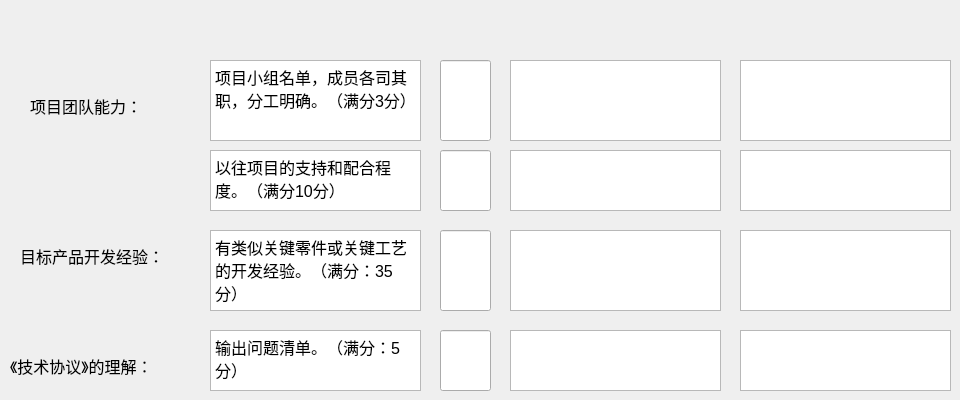
           <widget class="QWidget" name="tab">
            <attribute name="title">
             <string>Tab 1</string>
            </attribute>
            <widget class="QTextBrowser" name="textBrowser">
             <property name="geometry">
              <rect>
               <x>210</x>
               <y>60</y>
               <width>211</width>
               <height>81</height>
              </rect>
             </property>
             <property name="html">
              <string>&lt;!DOCTYPE HTML PUBLIC &quot;-//W3C//DTD HTML 4.0//EN&quot; &quot;http://www.w3.org/TR/REC-html40/strict.dtd&quot;&gt;
&lt;html&gt;&lt;head&gt;&lt;meta name=&quot;qrichtext&quot; content=&quot;1&quot; /&gt;&lt;style type=&quot;text/css&quot;&gt;
p, li { white-space: pre-wrap; }
&lt;/style&gt;&lt;/head&gt;&lt;body style=&quot; font-family:'SimSun'; font-size:9pt; font-weight:400; font-style:normal;&quot;&gt;
&lt;p style=&quot; margin-top:0px; margin-bottom:0px; margin-left:0px; margin-right:0px; -qt-block-indent:0; text-indent:0px;&quot;&gt;&lt;span style=&quot; font-size:12pt;&quot;&gt;项目小组名单，成员各司其职，分工明确。（满分3分）&lt;/span&gt;&lt;/p&gt;&lt;/body&gt;&lt;/html&gt;</string>
             </property>
            </widget>
            <widget class="QLabel" name="label_97">
             <property name="geometry">
              <rect>
               <x>30</x>
               <y>90</y>
               <width>181</width>
               <height>31</height>
              </rect>
             </property>
             <property name="font">
              <font>
               <family>Adobe Devanagari</family>
               <pointsize>12</pointsize>
              </font>
             </property>
             <property name="text">
              <string>项目团队能力：</string>
             </property>
            </widget>
            <widget class="QLineEdit" name="exTechM1">
             <property name="geometry">
              <rect>
               <x>440</x>
               <y>60</y>
               <width>51</width>
               <height>81</height>
              </rect>
             </property>
            </widget>
            <widget class="QTextEdit" name="exTechDesF1">
             <property name="geometry">
              <rect>
               <x>510</x>
               <y>60</y>
               <width>211</width>
               <height>81</height>
              </rect>
             </property>
            </widget>
            <widget class="QTextEdit" name="exTechDesA1">
             <property name="geometry">
              <rect>
               <x>740</x>
               <y>60</y>
               <width>211</width>
               <height>81</height>
              </rect>
             </property>
            </widget>
            <widget class="QTextBrowser" name="textBrowser_2">
             <property name="geometry">
              <rect>
               <x>210</x>
               <y>150</y>
               <width>211</width>
               <height>61</height>
              </rect>
             </property>
             <property name="html">
              <string>&lt;!DOCTYPE HTML PUBLIC &quot;-//W3C//DTD HTML 4.0//EN&quot; &quot;http://www.w3.org/TR/REC-html40/strict.dtd&quot;&gt;
&lt;html&gt;&lt;head&gt;&lt;meta name=&quot;qrichtext&quot; content=&quot;1&quot; /&gt;&lt;style type=&quot;text/css&quot;&gt;
p, li { white-space: pre-wrap; }
&lt;/style&gt;&lt;/head&gt;&lt;body style=&quot; font-family:'SimSun'; font-size:9pt; font-weight:400; font-style:normal;&quot;&gt;
&lt;p style=&quot; margin-top:0px; margin-bottom:0px; margin-left:0px; margin-right:0px; -qt-block-indent:0; text-indent:0px;&quot;&gt;&lt;span style=&quot; font-size:12pt;&quot;&gt;以往项目的支持和配合程度。（满分10分）&lt;/span&gt;&lt;/p&gt;&lt;/body&gt;&lt;/html&gt;</string>
             </property>
            </widget>
            <widget class="QLineEdit" name="exTechM2">
             <property name="geometry">
              <rect>
               <x>440</x>
               <y>150</y>
               <width>51</width>
               <height>61</height>
              </rect>
             </property>
            </widget>
            <widget class="QTextEdit" name="exTechDesF2">
             <property name="geometry">
              <rect>
               <x>510</x>
               <y>150</y>
               <width>211</width>
               <height>61</height>
              </rect>
             </property>
            </widget>
            <widget class="QTextEdit" name="exTechDesA2">
             <property name="geometry">
              <rect>
               <x>740</x>
               <y>150</y>
               <width>211</width>
               <height>61</height>
              </rect>
             </property>
            </widget>
            <widget class="QLabel" name="label_99">
             <property name="geometry">
              <rect>
               <x>20</x>
               <y>240</y>
               <width>191</width>
               <height>31</height>
              </rect>
             </property>
             <property name="font">
              <font>
               <family>Adobe Devanagari</family>
               <pointsize>12</pointsize>
              </font>
             </property>
             <property name="text">
              <string>目标产品开发经验：</string>
             </property>
            </widget>
            <widget class="QTextBrowser" name="textBrowser_3">
             <property name="geometry">
              <rect>
               <x>210</x>
               <y>230</y>
               <width>211</width>
               <height>81</height>
              </rect>
             </property>
             <property name="html">
              <string>&lt;!DOCTYPE HTML PUBLIC &quot;-//W3C//DTD HTML 4.0//EN&quot; &quot;http://www.w3.org/TR/REC-html40/strict.dtd&quot;&gt;
&lt;html&gt;&lt;head&gt;&lt;meta name=&quot;qrichtext&quot; content=&quot;1&quot; /&gt;&lt;style type=&quot;text/css&quot;&gt;
p, li { white-space: pre-wrap; }
&lt;/style&gt;&lt;/head&gt;&lt;body style=&quot; font-family:'SimSun'; font-size:9pt; font-weight:400; font-style:normal;&quot;&gt;
&lt;p style=&quot; margin-top:0px; margin-bottom:0px; margin-left:0px; margin-right:0px; -qt-block-indent:0; text-indent:0px;&quot;&gt;&lt;span style=&quot; font-size:12pt;&quot;&gt;有类似关键零件或关键工艺的开发经验。（满分：35分）&lt;/span&gt;&lt;/p&gt;&lt;/body&gt;&lt;/html&gt;</string>
             </property>
            </widget>
            <widget class="QLineEdit" name="exTechM3">
             <property name="geometry">
              <rect>
               <x>440</x>
               <y>230</y>
               <width>51</width>
               <height>81</height>
              </rect>
             </property>
            </widget>
            <widget class="QTextEdit" name="exTechDesF3">
             <property name="geometry">
              <rect>
               <x>510</x>
               <y>230</y>
               <width>211</width>
               <height>81</height>
              </rect>
             </property>
            </widget>
            <widget class="QTextEdit" name="exTechDesA3">
             <property name="geometry">
              <rect>
               <x>740</x>
               <y>230</y>
               <width>211</width>
               <height>81</height>
              </rect>
             </property>
            </widget>
            <widget class="QLabel" name="label_100">
             <property name="geometry">
              <rect>
               <x>10</x>
               <y>350</y>
               <width>201</width>
               <height>31</height>
              </rect>
             </property>
             <property name="font">
              <font>
               <family>Adobe Devanagari</family>
               <pointsize>12</pointsize>
              </font>
             </property>
             <property name="text">
              <string>《技术协议》的理解：</string>
             </property>
            </widget>
            <widget class="QTextBrowser" name="textBrowser_4">
             <property name="geometry">
              <rect>
               <x>210</x>
               <y>330</y>
               <width>211</width>
               <height>61</height>
              </rect>
             </property>
             <property name="html">
              <string>&lt;!DOCTYPE HTML PUBLIC &quot;-//W3C//DTD HTML 4.0//EN&quot; &quot;http://www.w3.org/TR/REC-html40/strict.dtd&quot;&gt;
&lt;html&gt;&lt;head&gt;&lt;meta name=&quot;qrichtext&quot; content=&quot;1&quot; /&gt;&lt;style type=&quot;text/css&quot;&gt;
p, li { white-space: pre-wrap; }
&lt;/style&gt;&lt;/head&gt;&lt;body style=&quot; font-family:'SimSun'; font-size:9pt; font-weight:400; font-style:normal;&quot;&gt;
&lt;p style=&quot; margin-top:0px; margin-bottom:0px; margin-left:0px; margin-right:0px; -qt-block-indent:0; text-indent:0px;&quot;&gt;&lt;span style=&quot; font-size:12pt;&quot;&gt;输出问题清单。（满分：5分）&lt;/span&gt;&lt;/p&gt;&lt;/body&gt;&lt;/html&gt;</string>
             </property>
            </widget>
            <widget class="QLineEdit" name="exTechM4">
             <property name="geometry">
              <rect>
               <x>440</x>
               <y>330</y>
               <width>51</width>
               <height>61</height>
              </rect>
             </property>
            </widget>
            <widget class="QTextEdit" name="exTechDesF4">
             <property name="geometry">
              <rect>
               <x>510</x>
               <y>330</y>
               <width>211</width>
               <height>61</height>
              </rect>
             </property>
            </widget>
            <widget class="QTextEdit" name="exTechDesA4">
             <property name="geometry">
              <rect>
               <x>740</x>
               <y>330</y>
               <width>211</width>
               <height>61</height>
              </rect>
             </property>
            </widget>
            <widget class="QLabel" name="label_98">
             <property name="geometry">
              <rect>
               <x>60</x>
               <y>90</y>
               <width>41</width>
               <height>118</height>
              </rect>
             </property>
             <property name="text">
              <string/>
             </property>
            </widget>
           </widget>
